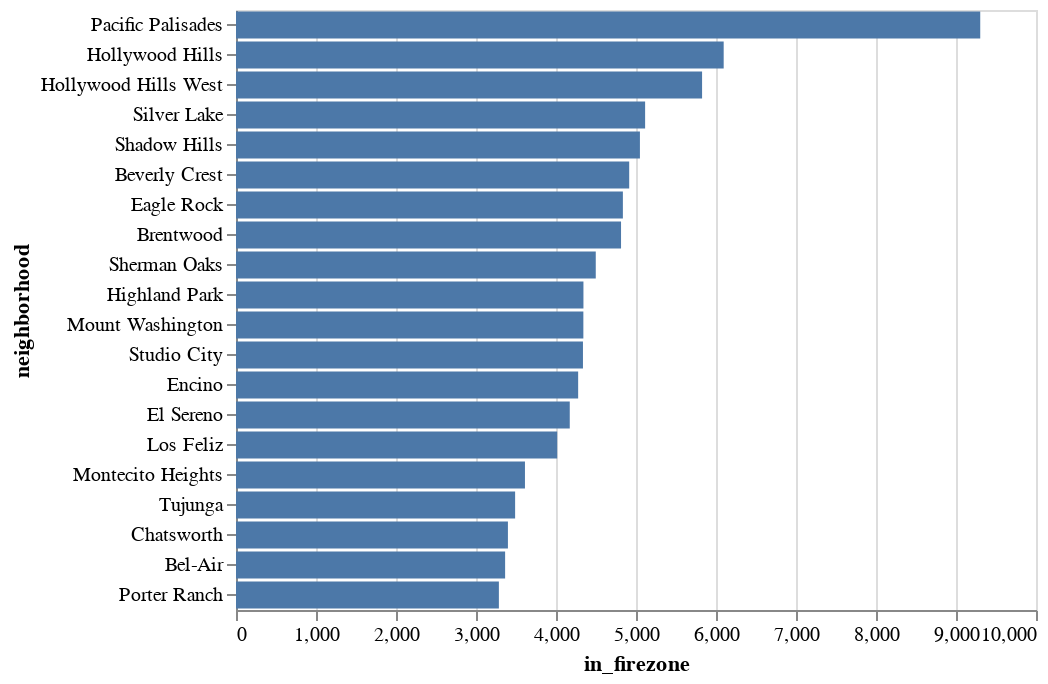

Source (notebook cell):
### Code cell
alt.Chart(top_hoods.reset_index()).mark_bar().encode(
    x="in_firezone:Q",
    y=alt.Y(
        "neighborhood:N",
        sort=alt.EncodingSortField(field="in_firezone", op="sum", order="descending")
    )
)

### Figure 1 — Vega-Lite specification as saved in the notebook (floating-point values rounded to 4 significant figures)
{"$schema": "https://vega.github.io/schema/vega-lite/v2.6.0.json", "config": {"view": {"height": 300, "width": 400}}, "data": {"name": "data-2db9fde95f2aff870c5ea918725caba8"}, "datasets": {"data-2db9fde95f2aff870c5ea918725caba8": [{"in_firezone": 9303, "in_firezone_percent": 100, "neighborhood": "Pacific Palisades", "not_in_firezone": 0, "total": 9303}, {"in_firezone": 6096, "in_firezone_percent": 96.43, "neighborhood": "Hollywood Hills", "not_in_firezone": 226, "total": 6322}, {"in_firezone": 5826, "in_firezone_percent": 98.9, "neighborhood": "Hollywood Hills West", "not_in_firezone": 65, "total": 5891}, {"in_firezone": 5114, "in_firezone_percent": 64.67, "neighborhood": "Silver Lake", "not_in_firezone": 2794, "total": 7908}, {"in_firezone": 5049, "in_firezone_percent": 84.66, "neighborhood": "Shadow Hills", "not_in_firezone": 915, "total": 5964}, {"in_firezone": 4915, "in_firezone_percent": 99.88, "neighborhood": "Beverly Crest", "not_in_firezone": 6, "total": 4921}, {"in_firezone": 4836, "in_firezone_percent": 48.27, "neighborhood": "Eagle Rock", "not_in_firezone": 5183, "total": 10019}, {"in_firezone": 4813, "in_firezone_percent": 57.32, "neighborhood": "Brentwood", "not_in_firezone": 3583, "total": 8396}, {"in_firezone": 4497, "in_firezone_percent": 27.5, "neighborhood": "Sherman Oaks", "not_in_firezone": 11855, "total": 16352}, {"in_firezone": 4343, "in_firezone_percent": 37.78, "neighborhood": "Highland Park", "not_in_firezone": 7153, "total": 11496}, {"in_firezone": 4342, "in_firezone_percent": 100, "neighborhood": "Mount Washington", "not_in_firezone": 0, "total": 4342}, {"in_firezone": 4337, "in_firezone_percent": 43.57, "neighborhood": "Studio City", "not_in_firezone": 5617, "total": 9954}, {"in_firezone": 4277, "in_firezone_percent": 33.67, "neighborhood": "Encino", "not_in_firezone": 8424, "total": 12701}, {"in_firezone": 4172, "in_firezone_percent": 40.83, "neighborhood": "El Sereno", "not_in_firezone": 6046, "total": 10218}, {"in_firezone": 4015, "in_firezone_percent": 56.99, "neighborhood": "Los Feliz", "not_in_firezone": 3030, "total": 7045}, {"in_firezone": 3612, "in_firezone_percent": 99.59, "neighborhood": "Montecito Heights", "not_in_firezone": 15, "total": 3627}, {"in_firezone": 3489, "in_firezone_percent": 44.24, "neighborhood": "Tujunga", "not_in_firezone": 4397, "total": 7886}, {"in_firezone": 3399, "in_firezone_percent": 27.06, "neighborhood": "Chatsworth", "not_in_firezone": 9164, "total": 12563}, {"in_firezone": 3364, "in_firezone_percent": 100, "neighborhood": "Bel-Air", "not_in_firezone": 0, "total": 3364}, {"in_firezone": 3286, "in_firezone_percent": 38.98, "neighborhood": "Porter Ranch", "not_in_firezone": 5144, "total": 8430}]}, "encoding": {"x": {"field": "in_firezone", "type": "quantitative"}, "y": {"field": "neighborhood", "sort": {"field": "in_firezone", "op": "sum", "order": "descending"}, "type": "nominal"}}, "mark": "bar"}
